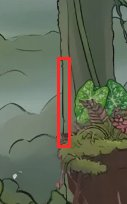
#> input picture reference/polish-report/clean-sweep/line_vertical_dark_line_canvas_blobField_drawSoil_.jpg, 127 x 204 px
$ python unpanel.py ../../../reference/polish-report/clean-sweep/line_vertical_dark_line_canvas_blobField_drawSoil_.jpg out.png
#> lines starting #> are read from the running program, lines starting #| are printed output that depends on the picture; after the words box and inside, x2 and y2 are one past the last pixel; in counts of white or black regions, pixels touching at a corner belong together
"""Cut the unkeyed background panels out of World 5's dusk B near strip (w5dusk2-near; polish report VI-6, the lead 2026-10-29).

Gemini painted that strip (Hugging Face mshaffe111/slothadv-w5art raw/w5g-dusk-near-11.png) with background trees and a pink sunset
sky down both sides of the green key; the first cut only faded their tops out, so a see-through pink-and-purple panel hung over the
middle and far layers on the left and right. Here everything above the ground line (drawn by hand along the top of the moss) that is
background goes: background = the regions between ink lines that reach the faded top (the sky, the far trunks), with the ink lines
that bound only them. What stays above the ground: the shapes the ink closes off (orchids, buds, petals, their leaves), and the moss
and leaves grown up from the ground.

    used by run_all.py on the pinned source; on its own: python3 -I tools/art/edges/unpanel.py <src> <dst.png>"""
import sys

import numpy as np
from PIL import Image
from scipy import ndimage

# the ground line (top of the moss), x -> y on the 2048x868 strip, in the two side zones; the middle was keyed cleanly
GROUND = [(0, 640), (100, 640), (200, 640), (300, 650), (400, 655), (520, 660), (1350, 660), (1500, 655), (1600, 645), (1650, 638),
          (1700, 628), (1750, 610), (1800, 590), (1850, 556), (1900, 516), (1950, 492), (2000, 462), (2048, 448)]
ZONES = [(0, 520), (1350, 2048)]


def unpanel(rgba):
    H, W = rgba.shape[:2]
#> H = 204; W = 127
    k = W / 2048
#> k = 0.062
    rgb = rgba[..., :3].astype(np.float32)
    a = rgba[..., 3].astype(np.float32)
#> a: shape (204, 127) float32; every value is 255
    xs = np.arange(W)
#> xs = 127 values from 0 to 126
    gy = np.interp(xs / k, [p[0] for p in GROUND], [p[1] for p in GROUND]) * (H / 868)
    yy = np.arange(H)[:, None]
#> yy = 204 values from 0 to 203
    zone = np.zeros(W, bool)
    for x0, x1 in ZONES:
        zone[round(x0 * k):round(x1 * k)] = True
    above = (yy < gy[None, :]) & zone[None, :]
    lum = rgb @ np.array([0.2126, 0.7152, 0.0722], np.float32)
    ink = lum < 70
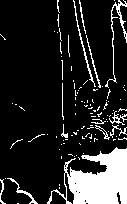
#> ink: shape (204, 127) bool; 15.2% white; 105 white regions (90 under 20 px), largest, box (x1, y1, x2, y2) and area: (47, 147, 127, 204) 2543, (105, 0, 127, 88) 253, (73, 0, 96, 87) 145
    free = above & ~ink & (a > 0)
#> free: shape (204, 127) bool; 39.3% white; 7 white regions (4 under 20 px), largest, box (x1, y1, x2, y2) and area: (84, 0, 127, 155) 5185, (0, 0, 32, 155) 4845, (120, 5, 127, 33) 118
    lab, n = ndimage.label(free)
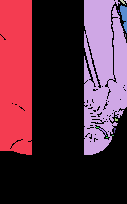
#> lab: shape (204, 127) int32; 18 distinct labels, from 0 to 17; one colour per label, 0 black
#> n = 17
    # a region that reaches the faded top (or is half see-through anywhere) is background
    faded = above & (a < 200)
#> faded: shape (204, 127) bool; every value is 0
    bg_ids = np.unique(lab[faded & free])
#> bg_ids = empty array
    bg = np.isin(lab, bg_ids[bg_ids > 0])
    # orchid petals (white, or orchid pink: red and blue both high and close, unlike the salmon sky) are never background, even
    # where a gap in their ink lets the sky's region in
    r, g, b = rgb[..., 0], rgb[..., 1], rgb[..., 2]
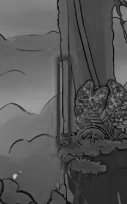
#> b: shape (204, 127) float32; min 4, max 216, mean 85.7
    petal = above & (a > 200) & (((rgb.min(-1) > 165) & (rgb.max(-1) - rgb.min(-1) < 60)) |
                                 ((r > 190) & (b > g + 25) & (np.abs(r - b) < 60)))
    plab, pn = ndimage.label(petal)
#> plab: shape (204, 127) int32; every value is 0
#> pn = 0
    keep_ids = []
    for i, sl in enumerate(ndimage.find_objects(plab), 1):
        comp = plab[sl] == i
        if comp.sum() < 60:
            continue
        # a petal is drawn: ink runs along its edge (a streak of sunset sky has none)
        ring = ndimage.binary_dilation(np.pad(comp, 3), iterations=3) & ~np.pad(comp, 3)
        if np.pad(ink[sl], 3)[ring].mean() > 0.15:
            keep_ids.append(i)
#> this loop made 0 passes
#> after the loop, keep_ids = []
    petal = np.isin(plab, keep_ids)
    bg &= ~petal
    # an ink-closed region of the far trunks' purple (or the sky's salmon) is background too: nothing in front is those colours
    for i, sl in enumerate(ndimage.find_objects(lab), 1):
        comp = lab[sl] == i
        if comp.sum() < 150 or (petal[sl] & comp).any():
            continue
        m = rgb[sl][comp].mean(0)
        if m[2] > m[1] + 12 and m[0] > m[1]:
            bg[sl] |= comp
#> this loop made 17 passes
#> comp on passes 5, 7, 8, 9, 10, 12, 15, 16, 17: [True], [True, True], [True], [True, True, True], [[True, True]], [[True, True, True]], [True], [[True, True]], [[True, True]]
#> m on passes 1 to 2: [115.4, 132.8, 117.8], [89.32, 104.5, 78.95]
    keep_fg = free & ~bg
    # moss and leaves grown up from the ground: green, connected to the ground through green
    green = (g > r) & (g > b + 6) & (a > 128)  # (moss, leaves and the olive orchid stems)
#> green: shape (204, 127) bool; 78.1% white; 28 black regions (21 under 20 px), largest, box (x1, y1, x2, y2) and area: (53, 54, 127, 204) 5192, (120, 64, 127, 86) 99, (50, 65, 54, 100) 62
    ground = ~above
    glab, _ = ndimage.label(green | (ground & (a > 128)))
#> glab: shape (204, 127) int32; values 0 (black) and 1 (white), 97.1% white; 8 black regions (5 under 20 px), largest, box (x1, y1, x2, y2) and area: (84, 101, 122, 134) 597, (120, 64, 127, 86) 99, (84, 152, 96, 156) 29
    grown = np.isin(glab, np.unique(glab[ground & (a > 128)])) & green & above
#> grown: shape (204, 127) bool; 39.2% white; 4 white regions, box (x1, y1, x2, y2) and area: (0, 0, 32, 155) 4871, (84, 0, 127, 118) 4541, (84, 122, 115, 154) 656, (84, 105, 90, 126) 98
    kept = keep_fg | grown | petal
#> kept: shape (204, 127) bool; 41.6% white; 3 white regions (1 under 20 px), largest, box (x1, y1, x2, y2) and area: (84, 0, 127, 155) 5886, (0, 0, 32, 155) 4883
    # ink lines stay where they bound something kept
    ink_kept = above & ink & ndimage.binary_dilation(kept, iterations=4)
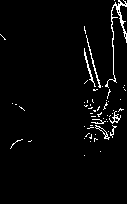
#> ink_kept: shape (204, 127) bool; 2.9% white in thin lines or dots, all inside (x1, y1, x2, y2) = (0, 0, 127, 156)
    keep = ~above | kept | ink_kept
#> keep: shape (204, 127) bool; every value is 1
    # a white flower whose stem went with the background would float: it goes too (pink falling petals float on purpose)
    white = above & (rgb.min(-1) > 165) & keep
    reach, _ = ndimage.label(ndimage.binary_dilation(keep & (a > 128), iterations=2))
#> reach: shape (204, 127) int32; every value is 1
    rooted = np.isin(reach, np.unique(reach[~above & (a > 128)]))
    wl, wn = ndimage.label(white)
#> wn = 0
    for i, sl in enumerate(ndimage.find_objects(wl), 1):
        comp = wl[sl] == i
        if not (rooted[sl] & comp).any():
            keep[sl] &= ~ndimage.binary_dilation(comp, iterations=4)
    # and crumbs of ink left in the air (a falling petal, pink and over 60 px, stays)
    cl, cn = ndimage.label(keep & above)
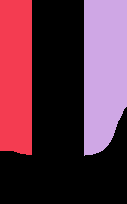
#> cl: shape (204, 127) int32; 3 distinct labels, from 0 to 2; one colour per label, 0 black
#> cn = 2
    for i, sl in enumerate(ndimage.find_objects(cl), 1):
        comp = cl[sl] == i
        if comp.sum() < 150 and not (rooted[sl] & comp).any() and not (petal[sl] & comp).any():
            keep[sl] &= ~comp
#> this loop made 2 passes
#> i on passes 1 to 2: 1, 2
    keep = ndimage.binary_opening(keep, iterations=1) | ~above  # no lone crumbs of the old panel
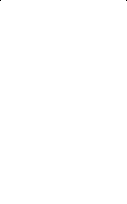
#> keep: shape (204, 127) bool; 100% white; black in thin lines or dots, all inside (x1, y1, x2, y2) = (0, 0, 127, 1)
    soft = ndimage.gaussian_filter(keep.astype(np.float32), 0.7)
    out = rgba.copy()
    out[..., 3] = np.round(a * np.where(above, keep * soft, 1)).astype(np.uint8)  # (soft: the new cut anti-aliased)
#> out: shape (204, 127, 4); mean R, G, B, A 98, 103.8, 85.7, 255
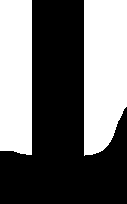
#> above: shape (204, 127) bool; 42.2% white; 2 white regions, box (x1, y1, x2, y2) and area: (84, 0, 127, 156) 6045, (0, 0, 32, 155) 4883
    return out


if __name__ == '__main__':
    src = np.asarray(Image.open(sys.argv[1]).convert('RGBA'))
    Image.fromarray(unpanel(src), 'RGBA').save(sys.argv[2])
